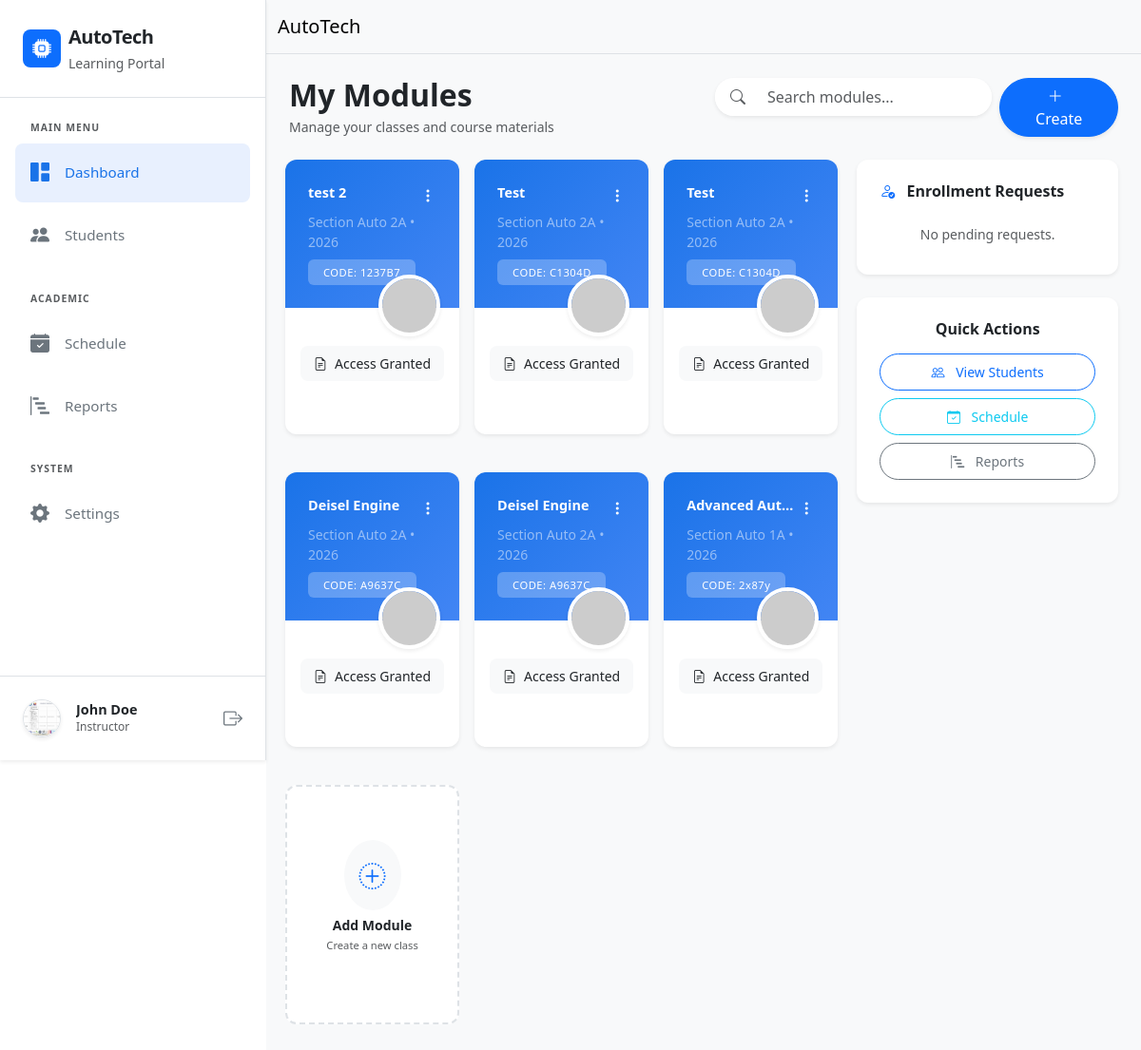
/dashboard.php (signed in), run on the app's committed database.
### tables this page shows
CREATE TABLE `users` (
  `user_id` int(11) NOT NULL,
  `fullname` varchar(255) NOT NULL,
  `email` varchar(255) NOT NULL,
  `password` varchar(255) NOT NULL,
  `role` enum('instructor','student') NOT NULL,
  `course` varchar(100) NOT NULL,
  `year_level` varchar(50) NOT NULL,
  `section` varchar(50) NOT NULL,
  `profile_pic` varchar(100) NOT NULL,
  `created_at` timestamp NOT NULL DEFAULT current_timestamp()
);

CREATE TABLE `module` (
  `module_id` int(11) NOT NULL,
  `user_id` int(11) NOT NULL,
  `module_description` varchar(255) NOT NULL,
  `section` varchar(255) NOT NULL,
  `year` varchar(20) NOT NULL,
  `module_code` varchar(50) NOT NULL
);

### dashboard.php (the view, shortened to what the rows shown need)
<?php include 'includes/header.php'; ?>
<div class="d-flex" id="wrapper">
    <?php include 'includes/sidebar.php'; ?>
    <div id="page-content-wrapper" class="w-100">
        <div class="container-fluid p-4" style="background-color: #f8f9fa; min-height: 100vh;">
            <div class="row align-items-center mb-4">
                <div class="col-md-6 mb-3 mb-md-0">
                    <h2 class="fw-bold text-dark mb-1">My Modules</h2>
                </div>
            </div>
            <div class="row g-4">
                <div class="<?php echo ($_SESSION['role'] == 'instructor') ? 'col-lg-8' : 'col-12'; ?>">
                    <div class="row g-4">
                        <?php
                        include 'database/dbconn.php';
                        $userId = $_SESSION['user_id'];
                        $role = $_SESSION['role'];
                        if ($role == 'instructor') {
                            $sql = "SELECT * FROM module WHERE user_id = '$userId'";
                            $sql .= " ORDER BY module_id DESC";
                        }
                        $sql_run = mysqli_query($conn, $sql);
                        if ($sql_run && mysqli_num_rows($sql_run) > 0) {
                            while ($row = mysqli_fetch_assoc($sql_run)) {
                                $moduleId = $row['module_id'];
                                $moduleDescription = $row['module_description'];
                                $section = $row['section'];
                                $year = $row['year'];
                                $moduleCode = isset($row['module_code']) ? $row['module_code'] : 'N/A';
                                $isEnrolled = isset($row['enrollment_status']) && $row['enrollment_status'] == 'accepted';
                                $enrollmentStatus = isset($row['enrollment_status']) ? $row['enrollment_status'] : null;
                                $cardLink = ($role == 'instructor' || $isEnrolled) ? "view-module.php?id=$moduleId" : "#";
                                $onClick = ($role == 'instructor' || $isEnrolled) ? "window.location.href='$cardLink'" : "";
                                ?>
                                <div class='col-6 col-md-6 col-lg-4 col-xl-4 px-2 mb-3'>
                                    <div class='card h-100 border-0 shadow-sm transition-hover overflow-hidden' style='border-radius: 12px;'>
                                        <div class='card-header border-0 p-3 p-md-4' style='background: linear-gradient(135deg, #1a73e8 0%, #4285f4 100%); min-height: 100px;'>
                                            <div class='d-flex justify-content-between align-items-start'>
                                                <a href='<?php echo $cardLink; ?>' class='text-white text-decoration-none d-block text-truncate fw-bold' style='font-size: 0.9rem;'>
                                                    <?php echo $moduleDescription; ?>
                                                </a>
                                                <?php if($role == 'instructor'): ?>
                                                <div class='dropdown'>
                                                    <button class='btn btn-link text-white p-0' data-bs-toggle='dropdown'><i class='bi bi-three-dots-vertical'></i></button>
                                                </div>
                                                <?php endif; ?>
                                            </div>
                                            <small class='text-white-50 d-block mt-1'>Section <?php echo $section; ?> • <?php echo $year; ?></small>
                                            <?php if($role == 'instructor'): ?>
                                                <div class="mt-2">
                                                    <span class="badge bg-white bg-opacity-25 text-white fw-medium py-2 px-3" style="font-size: 0.7rem; letter-spacing: 0.5px;">
                                                        CODE: <?php echo $moduleCode; ?>
                                                    </span>
                                                </div>
                                            <?php endif; ?>
                                        </div>
                                        <div class='card-body position-relative pb-4' onclick="<?php echo $onClick; ?>" style='cursor: <?php echo ($role == 'instructor' || $isEnrolled) ? 'pointer' : 'default'; ?>;'>
                                            <div class='position-absolute' style='top: -35px; right: 20px;'>
                                                <img src='https://ui-avatars.com/api/?name=<?php echo urlencode($moduleDescription); ?>&background=random&color=fff' class='rounded-circle border border-4 border-white shadow-sm' width='65' alt='Avatar'>
                                            </div>
                                            <div class='mt-4'>
                                                <?php if($role == 'student' && !$isEnrolled): ?>
                                                    <?php if($enrollmentStatus == 'pending'): ?>
                                                        <div class="alert alert-warning py-2 mb-0 small rounded-pill text-center border-0">
                                                            <i class="bi bi-clock-history me-2"></i>Waiting for Approval
                                                        </div>
                                                    <?php elseif($enrollmentStatus == 'rejected'): ?>
                                                        <div class="alert alert-danger py-2 mb-0 small rounded-pill text-center border-0">
                                                            <i class="bi bi-x-circle me-2"></i>Enrollment Rejected
                                                        </div>
                                                    <?php endif; ?>
                                                <?php else: ?>
                                                    <div class='bg-light p-2 rounded-3 border-0 mt-2'>
                                                        <p class='small text-dark mb-0 fw-medium text-center'><i class='bi bi-file-earmark-text me-2'></i>Access Granted</p>
                                                    </div>
                                                <?php endif; ?>
                                            </div>
                                        </div>
                                        <?php if($role == 'instructor' || $isEnrolled): ?>
                                        <div class='card-footer bg-transparent border-top-0 d-flex justify-content-end p-3'>
                                        </div>
                                        <?php endif; ?>
                                    </div>
                                </div>
                                <?php
                            }
                        }
                        ?>
                    </div>
                </div>
            </div>
        </div>
    </div>
</div>
<?php include 'includes/footer.php'; ?>

### includes/sidebar.php (shortened to what the rows shown need)
<div class="bg-white border-end shadow-sm sidebar-responsive" id="sidebar-wrapper">
    <div class="position-absolute bottom-0 w-100 p-3 border-top bg-white">
        <div class="d-flex align-items-center p-2 rounded-3">
            <?php
                $u_id = $_SESSION['user_id'];
                include 'database/dbconn.php';
                $u_data = mysqli_fetch_assoc(mysqli_query($conn, "SELECT profile_pic, fullname FROM users WHERE user_id = '$u_id'"));
                if($u_data['profile_pic']): ?>
                <img src="uploads/profile_pics/<?php echo $u_data['profile_pic']; ?>" class="rounded-circle me-3 border shadow-sm" width="40" height="40" style="object-fit: cover;" alt="User">
            <?php else: ?>
                <img src="https://ui-avatars.com/api/?name=<?php echo urlencode($u_data['fullname']); ?>&background=0D6EFD&color=fff" class="rounded-circle me-3" width="40" alt="User">
            <?php endif; ?>
            <div class="overflow-hidden">
                <h6 class="mb-0 text-dark fw-bold text-truncate" style="font-size: 0.9rem;"><?php echo $_SESSION['fullname']; ?></h6>
                <small class="text-muted d-block text-truncate text-capitalize" style="font-size: 0.75rem;">
                </small>
            </div>
            <a href="controller/AuthController.php?logout=1" class="ms-auto text-secondary" title="Logout"><i class="bi bi-box-arrow-right fs-5"></i></a>
        </div>
    </div>
</div>

### data on the page
users: profile_pic (picture)
module: module_description "test 2", section "Auto 2A", year "2026", module_code "1237B7"
module: module_description "Test", section "Auto 2A", year "2026", module_code "C1304D"
module: module_description "Test", section "Auto 2A", year "2026", module_code "C1304D"
module: module_description "Deisel Engine", section "Auto 2A", year "2026", module_code "A9637C"
module: module_description "Deisel Engine", section "Auto 2A", year "2026", module_code "A9637C"
module: module_description "Advanced Aut…", section "Auto 1A", year "2026", module_code "2x87y"

### other printed values
$_SESSION['fullname'] "John Doe"
$_SESSION['role'] "Instructor"
